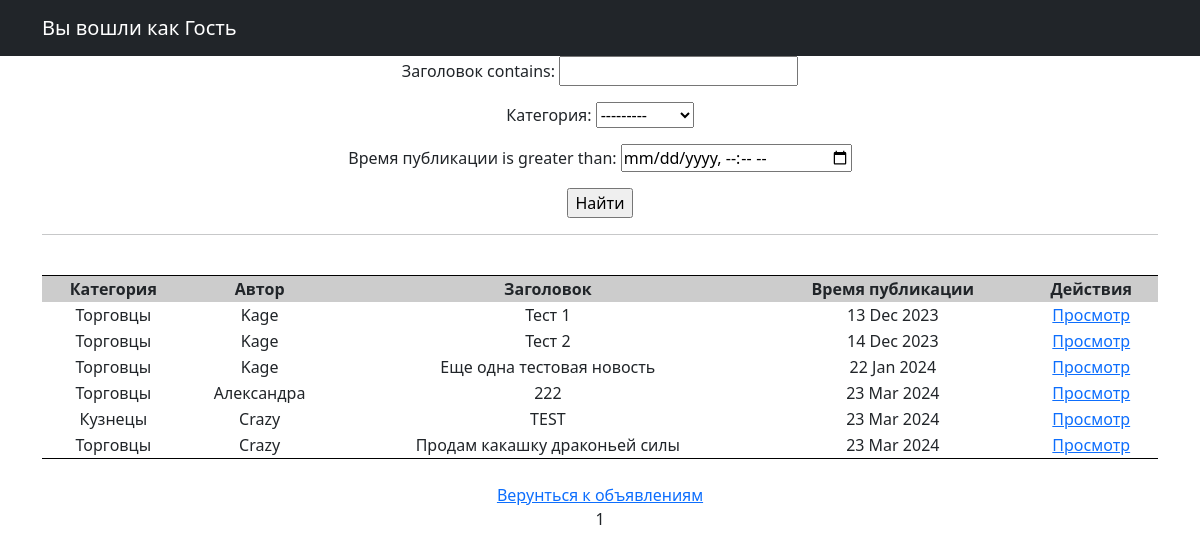
Page /posts/search/ on the earlier database version.
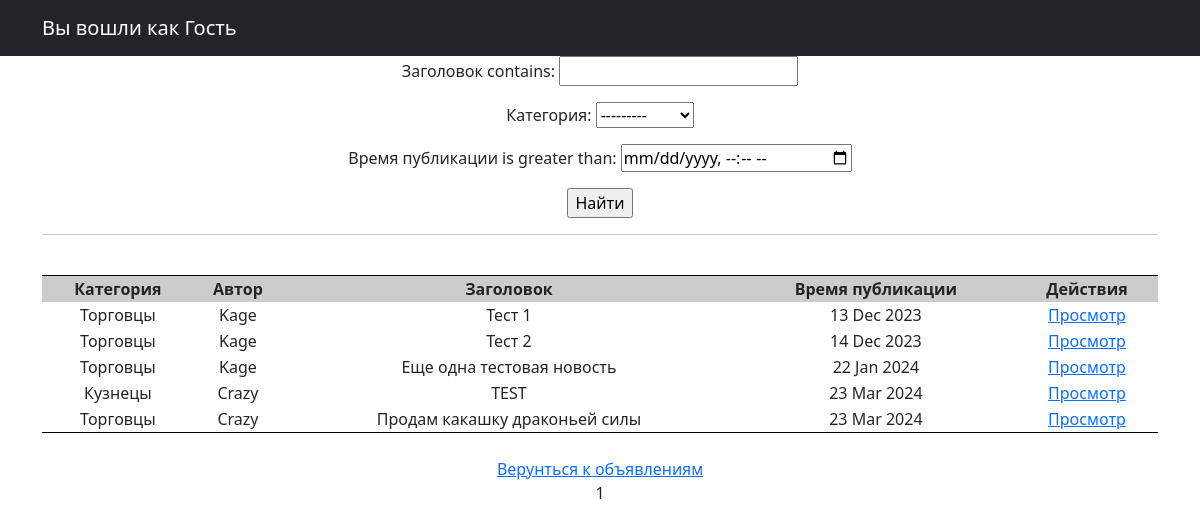
Same page on the later database version.
### PostBoard_main/models.py (models this page shows, shortened)
class Posts(models.Model):
    tanks = 'TK'
    healers = 'HL'
    damage_dealers = 'DD'
    merchants = 'MR'
    guild_masters = 'GM'
    quest_givers = 'QG'
    smiths = 'SM'
    leather_workers = 'LW'
    potion_masters = 'PM'
    enchanters = 'EH'
    TYPE = [
        (tanks, 'Танки'), (healers, 'Хилеры'), (damage_dealers, 'ДД'), (merchants, 'Торговцы'),
        (guild_masters, 'Гильдмастера'), (quest_givers, 'Квестгиверы'), (smiths, 'Кузнецы'),
        (leather_workers, 'Кожевники'), (potion_masters, 'Зельевары'), (enchanters, 'Мастера заклинаний')
    ]
    type_post = models.CharField(max_length=2, choices=TYPE, default='MR', verbose_name='Время публикации')
    time_in = models.DateTimeField(auto_now_add=True, verbose_name='Время публикации')
    headline = models.CharField(max_length=128, verbose_name='Заголовок')
    text = RichTextUploadingField(config_name='my-toolbar', verbose_name='Текст')
    category = models.ForeignKey(Category, on_delete=models.CASCADE, related_name='category', verbose_name='Категория')
    to_reg_user = models.ForeignKey(RegUsers, on_delete=models.CASCADE, verbose_name='Автор')

class Category(models.Model):
    name = models.CharField(max_length=30, unique=True, help_text=_('Category name'))
    subscriber = models.ManyToManyField(User, through='Subscriptions')
    def __str__(self):
        return self.name.title()

class RegUsers(models.Model):
    reg_user = models.OneToOneField(User,  on_delete=models.CASCADE)
    code = models.CharField(max_length=6, blank=True, null=True, default=None)

### PostBoard_main/views.py (the view)
# urls.py: path('search/', SearchResults.as_view(), name='search'),
class SearchResults(ListView):
    raise_exception = True
    model = Posts
    template_name = 'search.html'
    context_object_name = 'search'
    paginate_by = 20
    def get_queryset(self):
        queryset = super().get_queryset()
        self.filterset = PostFilter(self.request.GET, queryset)
        return self.filterset.qs
    def get_context_data(self, **kwargs):
        context = super().get_context_data(**kwargs)
        context['filterset'] = self.filterset
        return context

### templates/search.html (shortened to what this page needs)
<!DOCTYPE html>
{% extends 'flatpages/default.html' %}
{% block content %}
    <form action="" method="get">
        {{ filterset.form.as_p }}
        <input type="submit" value="Найти" />
    </form>
    <hr>
    {% if search %}
        <table border="4" bordercolor="#000000" callspacing="0" callpadding="10" frame=Hsides rules=Cols width="100%" align="center">
            <br />
            <tr class="header">
                <th>Категория</th>
                <th>Автор</th>
                <th>Заголовок</th>
                <th>Время публикации</th>
                <th>Действия</th>
            </tr>
            {% for n in search %}
            <tr>
                <td>{{ n.category }}</td>
                <td>{{ n.to_reg_user.reg_user }}</td>
                <td>{{ n.headline }}</td>
                <td>{{ n.time_in|date:'d M Y'  }}</td>
                <td>
                    <a href="{% url 'post_detail' pk=n.id %}"> Просмотр </a>
                </td>
            </tr>
            {% endfor %}
        </table>
    {% else %}
        <h2>Увы, ничего не нашлось :(</h2>
    {% endif %}
    <br>
    <a href="{% url 'posts' %}"> Верунться к объявлениям </a>
    <br>
    {{ page_obj.number }}
{% endblock content%}

Differences in the rows shown:
removed Posts: category "Торговцы", to_reg_user.reg_user "Александра", headline "222", time_in "23 Mar 2024"
